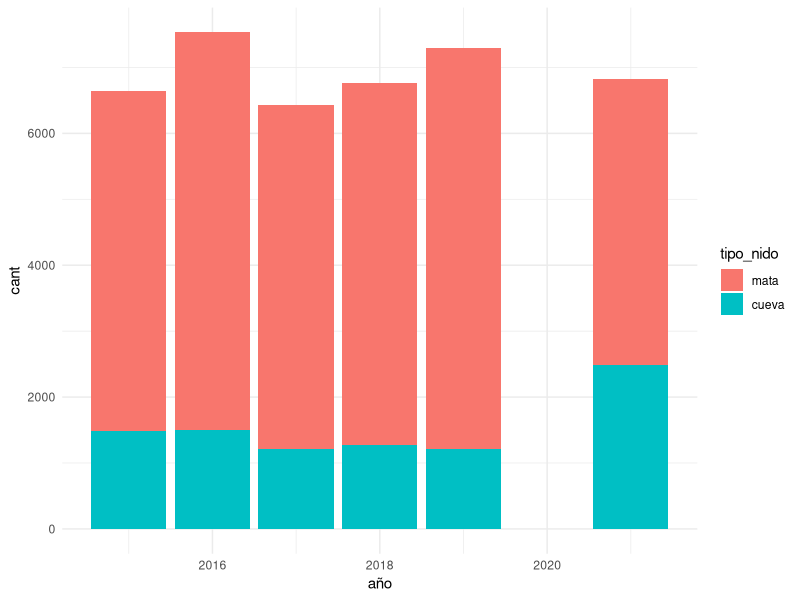
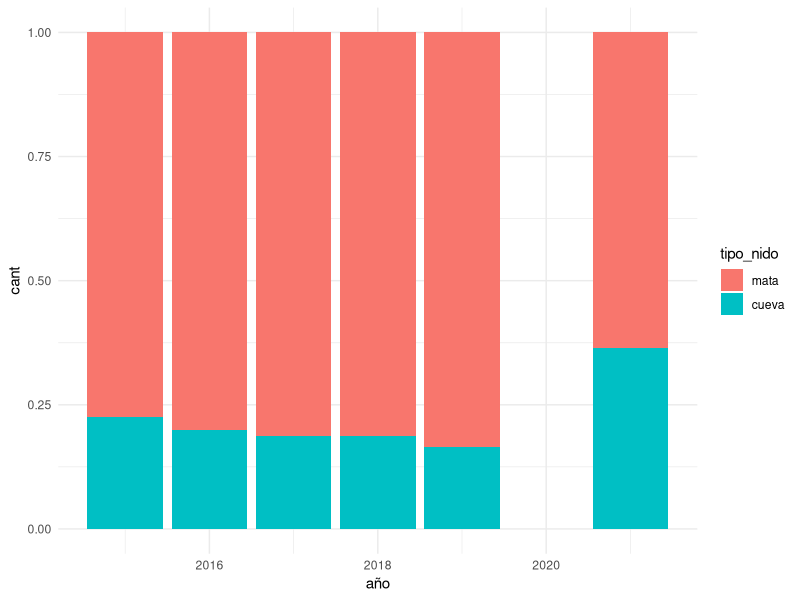
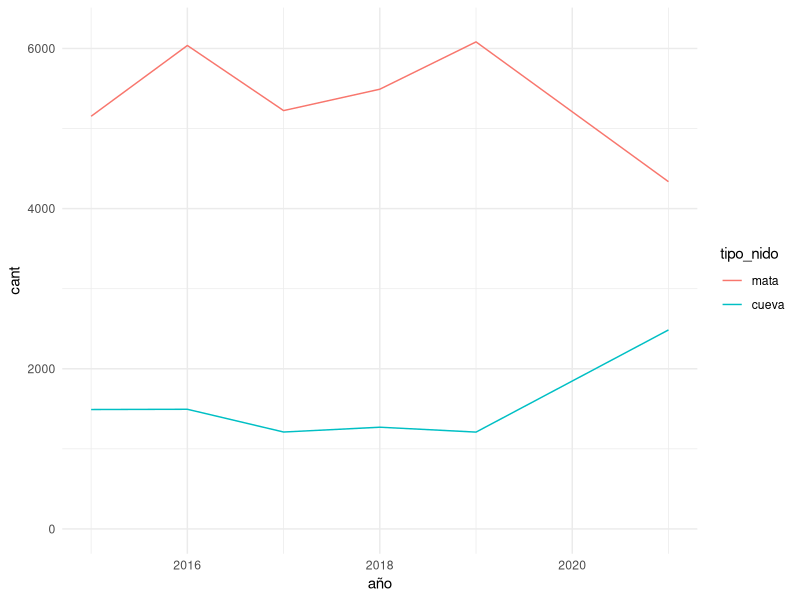
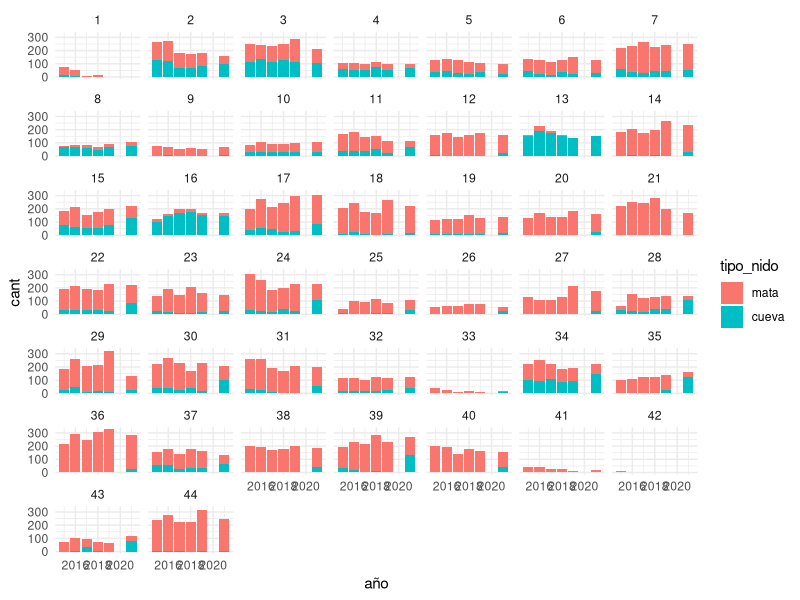

The R script that drew these images, in order:
## ---- chunk 1
knitr::opts_chunk$set(echo = TRUE)
## ---- chunk 2
library(tidyverse)
## ---- chunk 3
datos_ord <- read_csv2("datos_ord.csv", col_types = cols(
  Sample.Label = col_factor(),
  tipo_nido = col_factor(c("mata","cueva"))
)  )

## ---- chunk 4
tabla <- datos_ord %>% 
  filter(!is.na(tipo_nido)) %>% 
  group_by(año, tipo_nido) %>% 
  summarise(
    cant = n()
  )
## ---- chunk 5
ggplot(tabla,aes(x = año, y = cant, fill = tipo_nido))+
  geom_col()+
  theme_minimal()

ggplot(tabla,aes(x = año, y = cant, fill = tipo_nido))+
  geom_col(position = position_fill())+
  theme_minimal()

ggplot(tabla, aes(x = año, y = cant, group = tipo_nido, col = tipo_nido))+
  geom_line()+
  scale_y_continuous(limits = c(0,6200))+
  theme_minimal()
## ---- chunk 6
tabla_st <- datos_ord %>% 
  filter(!is.na(tipo_nido)) %>% 
  group_by(año,Sample.Label, tipo_nido) %>% 
  summarise(
    cant = n()
  )

ggplot(tabla_st,aes(x = año, y = cant, fill = tipo_nido))+
  geom_col()+
  theme_minimal()+
  facet_wrap(~Sample.Label)


